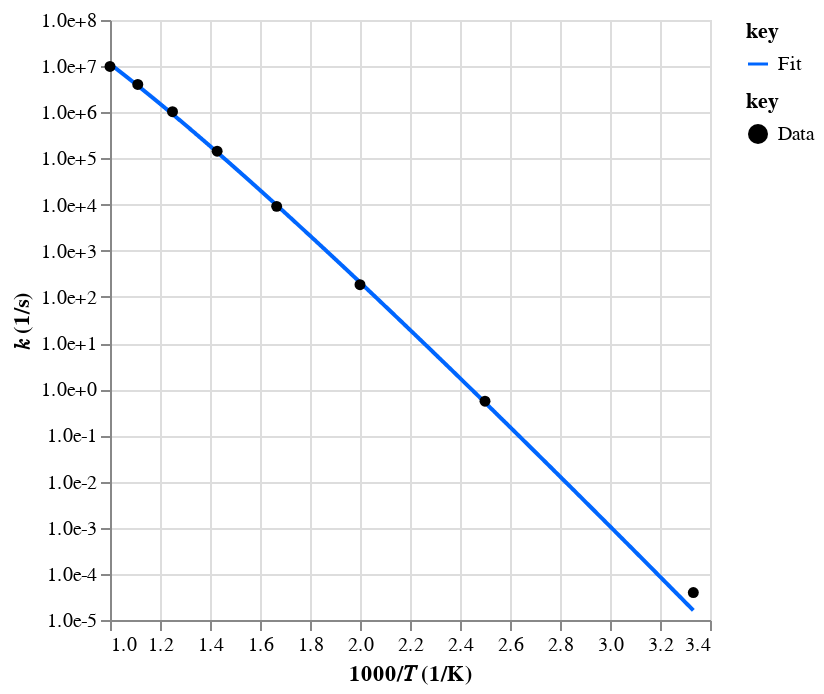
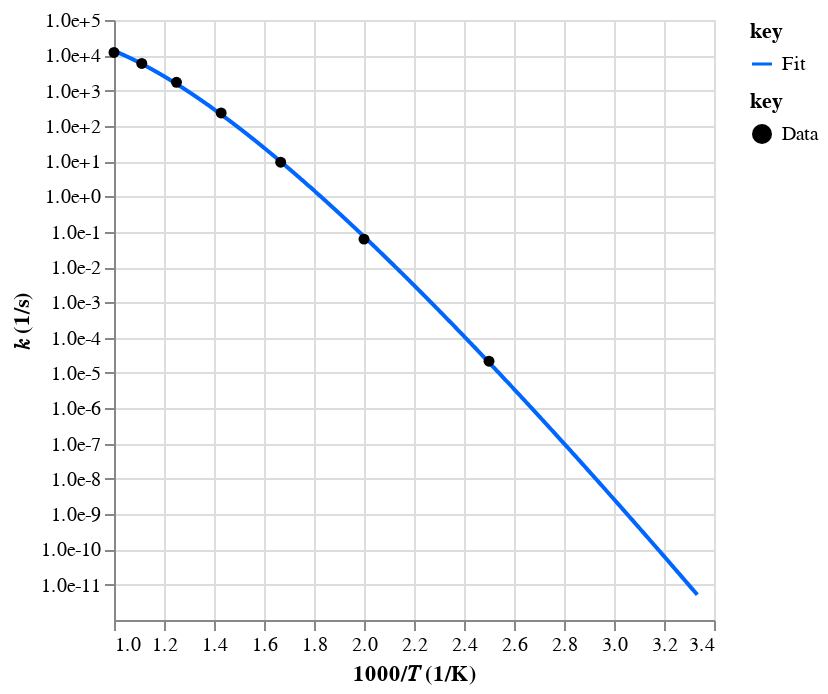
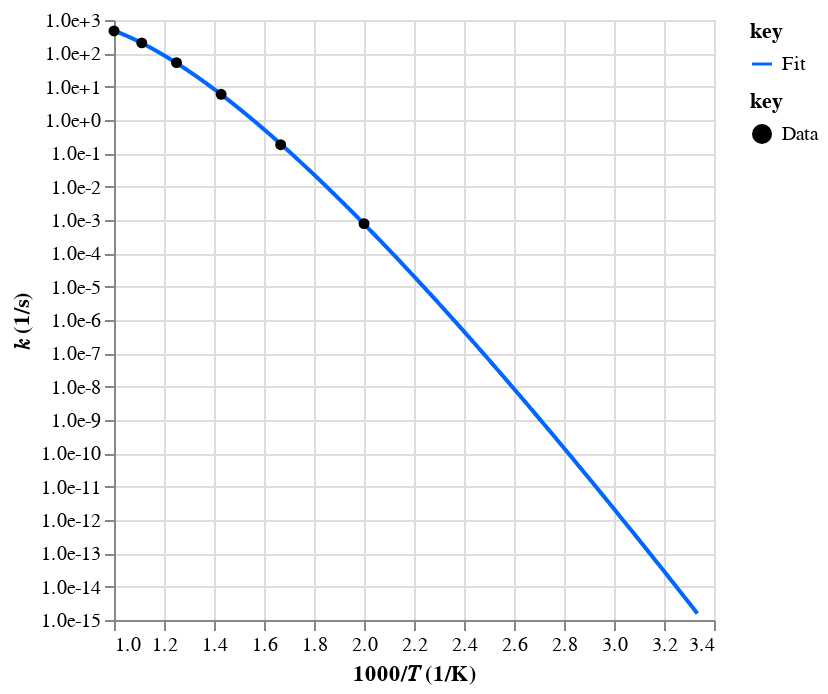
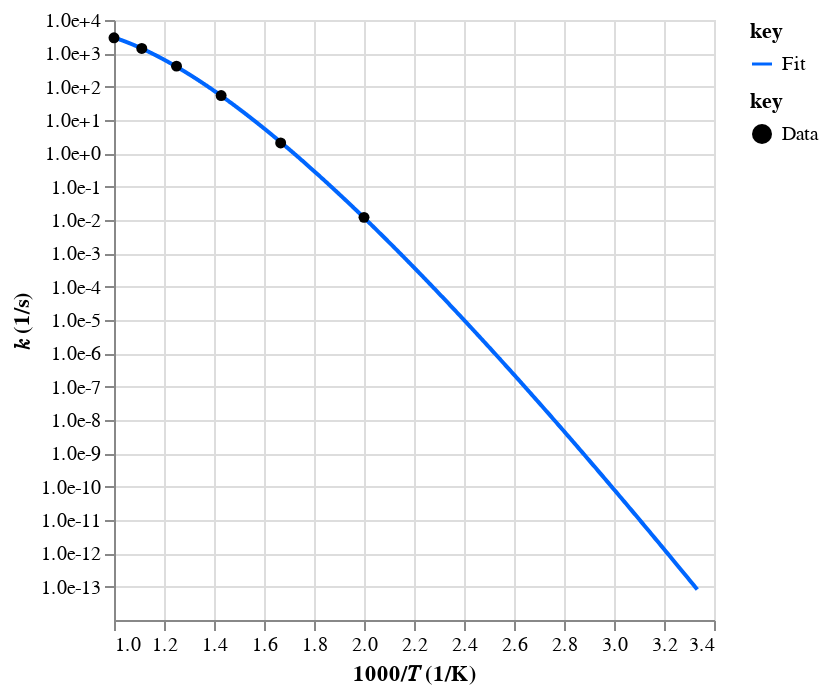

The notebook cell saved with these charts, in order:
### Code cell
label_dct = mess.surf.node_label_dict(surf_out)
obj_col = automech.util.df_.c_.temp()

print("Direct rates:")
for rate_key in mess.surf.rate_keys(
    surf_out, P_vals=[1.0], empty=False, well_skipping=False
):
    eq = mess.surf.edge_chemkin_equation(surf_out, rate_key)
    print(rate_key, eq)

    rate = surf_out.rates[rate_key]
    rate_fit = surf_out.rate_fits[rate_key]

    amchis = list(mit.unique_everseen(automech.reaction_amchis(mech, eq=eq)))
    for amchi in amchis:
        automol.amchi.display_reaction(*amchi)

    ref_rates = ref_labels = []
    # if amchis:
    #     ref_rates = [r.rate for r in automech.reaction_rate_objects(mech, eq)]
    #     ref_labels = [f"Ref {i}" for i, _ in enumerate(ref_rates)]

    display(
        ac.rate.data.display(
            [rate, rate_fit, *ref_rates],
            T_range=T_range,
            label=["Data", "Fit", *ref_labels],
            check_order=False,
        )
    )

    key1, key2 = rate_key
    rev_rate_key = (key2, key1)
    min_rate_key = min(
        rate_key, rev_rate_key, key=lambda k: np.nanmedian(branch_frac_dct[k])
    )
    branch_frac_arr = branch_frac_dct[min_rate_key]
    branch_frac = np.nanmedian(branch_frac_arr)
    if rate_key == min_rate_key:
        print(f"Median branching fraction: {branch_frac}")
    else:
        print(f"Median branching fraction: {branch_frac} (reverse direction)")

    print(branch_frac_arr)
    print()

### Figure 1 — Vega-Lite specification as saved in the notebook (floating-point values rounded to 4 significant figures; data arrays with more than 128 entries replaced by an {"elided": "..."} marker saying what was removed)
{"config": {"view": {"continuousWidth": 300, "continuousHeight": 300}}, "layer": [{"data": {"name": "data-507b6bb227371ac53ec8ddd6a4ed4caa"}, "mark": {"type": "line"}, "encoding": {"color": {"field": "key", "scale": {"domain": ["Fit"], "range": ["#0066ff"]}, "type": "nominal"}, "x": {"field": "x", "scale": {"zero": false}, "title": "1000/𝑇 (1/K)", "type": "quantitative"}, "y": {"axis": {"format": ".1e", "values": [1e-05, 0.0001, 0.001, 0.01, 0.1, 1, 10, 100, 1000, 10000, 100000, 1000000, 10000000, 100000000]}, "field": "value", "scale": {"type": "log"}, "title": "𝑘 (1/s)", "type": "quantitative"}}, "transform": [{"fold": ["Fit"]}]}, {"data": {"name": "data-5e9b722caf5b54904705f72bc0bde4bf"}, "mark": {"type": "point", "filled": true, "opacity": 1}, "encoding": {"color": {"field": "key", "scale": {"domain": ["Data"], "range": ["#000000"]}, "type": "nominal"}, "x": {"field": "x", "scale": {"zero": false}, "title": "1000/𝑇 (1/K)", "type": "quantitative"}, "y": {"axis": {"format": ".1e", "values": [0.0001, 0.001, 0.01, 0.1, 1, 10, 100, 1000, 10000, 100000, 1000000, 10000000, 100000000]}, "field": "value", "scale": {"type": "log"}, "title": "𝑘 (1/s)", "type": "quantitative"}}, "transform": [{"fold": ["Data"]}]}], "resolve": {"scale": {"color": "independent"}}, "$schema": "https://vega.github.io/schema/vega-lite/v5.20.1.json", "datasets": {"data-507b6bb227371ac53ec8ddd6a4ed4caa": {"elided": "1000 records"}, "data-5e9b722caf5b54904705f72bc0bde4bf": [{"x": 3.333, "Data": 3.94e-05}, {"x": 2.5, "Data": 0.55}, {"x": 2.0, "Data": 184.0}, {"x": 1.667, "Data": 9161.0}, {"x": 1.429, "Data": 144000.0}, {"x": 1.25, "Data": 1030000.0}, {"x": 1.111, "Data": 4014000.0}, {"x": 1.0, "Data": 9862000.0}]}}

### Figure 2 — Vega-Lite specification as saved in the notebook (floating-point values rounded to 4 significant figures; data arrays with more than 128 entries replaced by an {"elided": "..."} marker saying what was removed)
{"config": {"view": {"continuousWidth": 300, "continuousHeight": 300}}, "layer": [{"data": {"name": "data-5f6c31704f6f881a7d7bee4df2a0a33b"}, "mark": {"type": "line"}, "encoding": {"color": {"field": "key", "scale": {"domain": ["Fit"], "range": ["#0066ff"]}, "type": "nominal"}, "x": {"field": "x", "scale": {"zero": false}, "title": "1000/𝑇 (1/K)", "type": "quantitative"}, "y": {"axis": {"format": ".1e", "values": [1e-11, 1e-10, 1e-09, 1e-08, 1e-07, 1e-06, 1e-05, 0.0001, 0.001, 0.01, 0.1, 1, 10, 100, 1000, 10000, 100000]}, "field": "value", "scale": {"type": "log"}, "title": "𝑘 (1/s)", "type": "quantitative"}}, "transform": [{"fold": ["Fit"]}]}, {"data": {"name": "data-733108200b7dda22f635de5e1f9ab9dc"}, "mark": {"type": "point", "filled": true, "opacity": 1}, "encoding": {"color": {"field": "key", "scale": {"domain": ["Data"], "range": ["#000000"]}, "type": "nominal"}, "x": {"field": "x", "scale": {"zero": false}, "title": "1000/𝑇 (1/K)", "type": "quantitative"}, "y": {"axis": {"format": ".1e", "values": [1e-05, 0.0001, 0.001, 0.01, 0.1, 1, 10, 100, 1000, 10000, 100000]}, "field": "value", "scale": {"type": "log"}, "title": "𝑘 (1/s)", "type": "quantitative"}}, "transform": [{"fold": ["Data"]}]}], "resolve": {"scale": {"color": "independent"}}, "$schema": "https://vega.github.io/schema/vega-lite/v5.20.1.json", "datasets": {"data-5f6c31704f6f881a7d7bee4df2a0a33b": {"elided": "1000 records"}, "data-733108200b7dda22f635de5e1f9ab9dc": [{"x": 3.333, "Data": null}, {"x": 2.5, "Data": 2.15e-05}, {"x": 2.0, "Data": 0.0619}, {"x": 1.667, "Data": 9.37}, {"x": 1.429, "Data": 232.0}, {"x": 1.25, "Data": 1720.0}, {"x": 1.111, "Data": 5875.0}, {"x": 1.0, "Data": 12050.0}]}}

### Figure 3 — Vega-Lite specification as saved in the notebook (floating-point values rounded to 4 significant figures; data arrays with more than 128 entries replaced by an {"elided": "..."} marker saying what was removed)
{"config": {"view": {"continuousWidth": 300, "continuousHeight": 300}}, "layer": [{"data": {"name": "data-03d9d7c32ddf5b8bdded3bdf8d06483e"}, "mark": {"type": "line"}, "encoding": {"color": {"field": "key", "scale": {"domain": ["Fit"], "range": ["#0066ff"]}, "type": "nominal"}, "x": {"field": "x", "scale": {"zero": false}, "title": "1000/𝑇 (1/K)", "type": "quantitative"}, "y": {"axis": {"format": ".1e", "values": [1e-15, 1e-14, 1e-13, 1e-12, 1e-11, 1e-10, 1e-09, 1e-08, 1e-07, 1e-06, 1e-05, 0.0001, 0.001, 0.01, 0.1, 1, 10, 100, 1000, 10000]}, "field": "value", "scale": {"type": "log"}, "title": "𝑘 (1/s)", "type": "quantitative"}}, "transform": [{"fold": ["Fit"]}]}, {"data": {"name": "data-ca876d731d017881c324275946ac0ca2"}, "mark": {"type": "point", "filled": true, "opacity": 1}, "encoding": {"color": {"field": "key", "scale": {"domain": ["Data"], "range": ["#000000"]}, "type": "nominal"}, "x": {"field": "x", "scale": {"zero": false}, "title": "1000/𝑇 (1/K)", "type": "quantitative"}, "y": {"axis": {"format": ".1e", "values": [0.001, 0.01, 0.1, 1, 10, 100, 1000, 10000]}, "field": "value", "scale": {"type": "log"}, "title": "𝑘 (1/s)", "type": "quantitative"}}, "transform": [{"fold": ["Data"]}]}], "resolve": {"scale": {"color": "independent"}}, "$schema": "https://vega.github.io/schema/vega-lite/v5.20.1.json", "datasets": {"data-03d9d7c32ddf5b8bdded3bdf8d06483e": {"elided": "1000 records"}, "data-ca876d731d017881c324275946ac0ca2": [{"x": 3.333, "Data": null}, {"x": 2.5, "Data": null}, {"x": 2.0, "Data": 0.000779}, {"x": 1.667, "Data": 0.182}, {"x": 1.429, "Data": 5.89}, {"x": 1.25, "Data": 52.7}, {"x": 1.111, "Data": 206.0}, {"x": 1.0, "Data": 469.0}]}}

### Figure 4 — Vega-Lite specification as saved in the notebook (floating-point values rounded to 4 significant figures; data arrays with more than 128 entries replaced by an {"elided": "..."} marker saying what was removed)
{"config": {"view": {"continuousWidth": 300, "continuousHeight": 300}}, "layer": [{"data": {"name": "data-95d24ae1938ba4b257984a1c7ac1da21"}, "mark": {"type": "line"}, "encoding": {"color": {"field": "key", "scale": {"domain": ["Fit"], "range": ["#0066ff"]}, "type": "nominal"}, "x": {"field": "x", "scale": {"zero": false}, "title": "1000/𝑇 (1/K)", "type": "quantitative"}, "y": {"axis": {"format": ".1e", "values": [1e-13, 1e-12, 1e-11, 1e-10, 1e-09, 1e-08, 1e-07, 1e-06, 1e-05, 0.0001, 0.001, 0.01, 0.1, 1, 10, 100, 1000, 10000]}, "field": "value", "scale": {"type": "log"}, "title": "𝑘 (1/s)", "type": "quantitative"}}, "transform": [{"fold": ["Fit"]}]}, {"data": {"name": "data-147e2075d70eca4e9caf5960a2bf854d"}, "mark": {"type": "point", "filled": true, "opacity": 1}, "encoding": {"color": {"field": "key", "scale": {"domain": ["Data"], "range": ["#000000"]}, "type": "nominal"}, "x": {"field": "x", "scale": {"zero": false}, "title": "1000/𝑇 (1/K)", "type": "quantitative"}, "y": {"axis": {"format": ".1e", "values": [0.01, 0.1, 1, 10, 100, 1000, 10000]}, "field": "value", "scale": {"type": "log"}, "title": "𝑘 (1/s)", "type": "quantitative"}}, "transform": [{"fold": ["Data"]}]}], "resolve": {"scale": {"color": "independent"}}, "$schema": "https://vega.github.io/schema/vega-lite/v5.20.1.json", "datasets": {"data-95d24ae1938ba4b257984a1c7ac1da21": {"elided": "1000 records"}, "data-147e2075d70eca4e9caf5960a2bf854d": [{"x": 3.333, "Data": null}, {"x": 2.5, "Data": null}, {"x": 2.0, "Data": 0.012}, {"x": 1.667, "Data": 2.05}, {"x": 1.429, "Data": 54.1}, {"x": 1.25, "Data": 413.0}, {"x": 1.111, "Data": 1400.0}, {"x": 1.0, "Data": 2920.0}]}}
